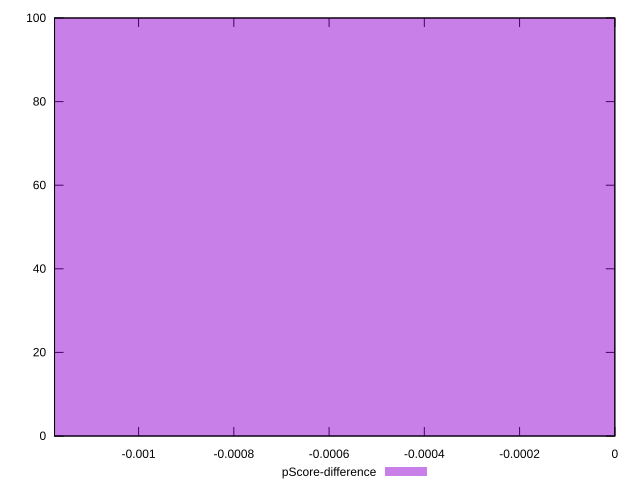

This figure's gnuplot source:
reset

$pScoreDifference <<EOF
0 100
EOF

set key outside below
set boxwidth 0.1
set xrange [-0.0011764705882352788:0]
set yrange [0:100]
set trange [0:100]
set style fill transparent solid 0.5 noborder
set terminal svg size 640, 490 enhanced background rgb 'white'
set output "reprap/uses-text-compression/samples/pages+cached+noexternal+nomedia+nocss+nojs/pScore-difference/histogram.svg"

plot $pScoreDifference title "pScore-difference" with boxes

reset
